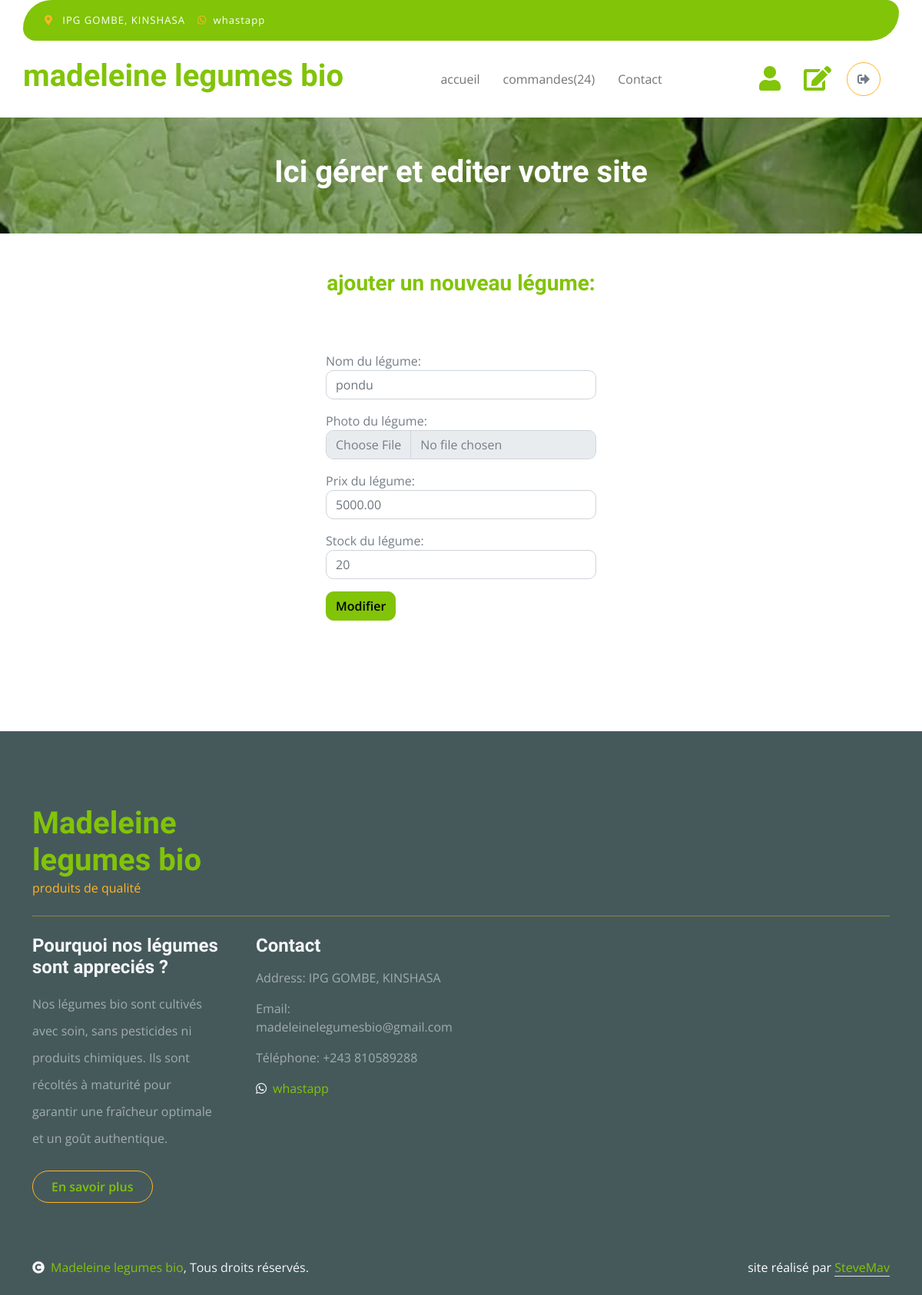
The app's page /accounts/editvegetable/2/ (signed in), older data.
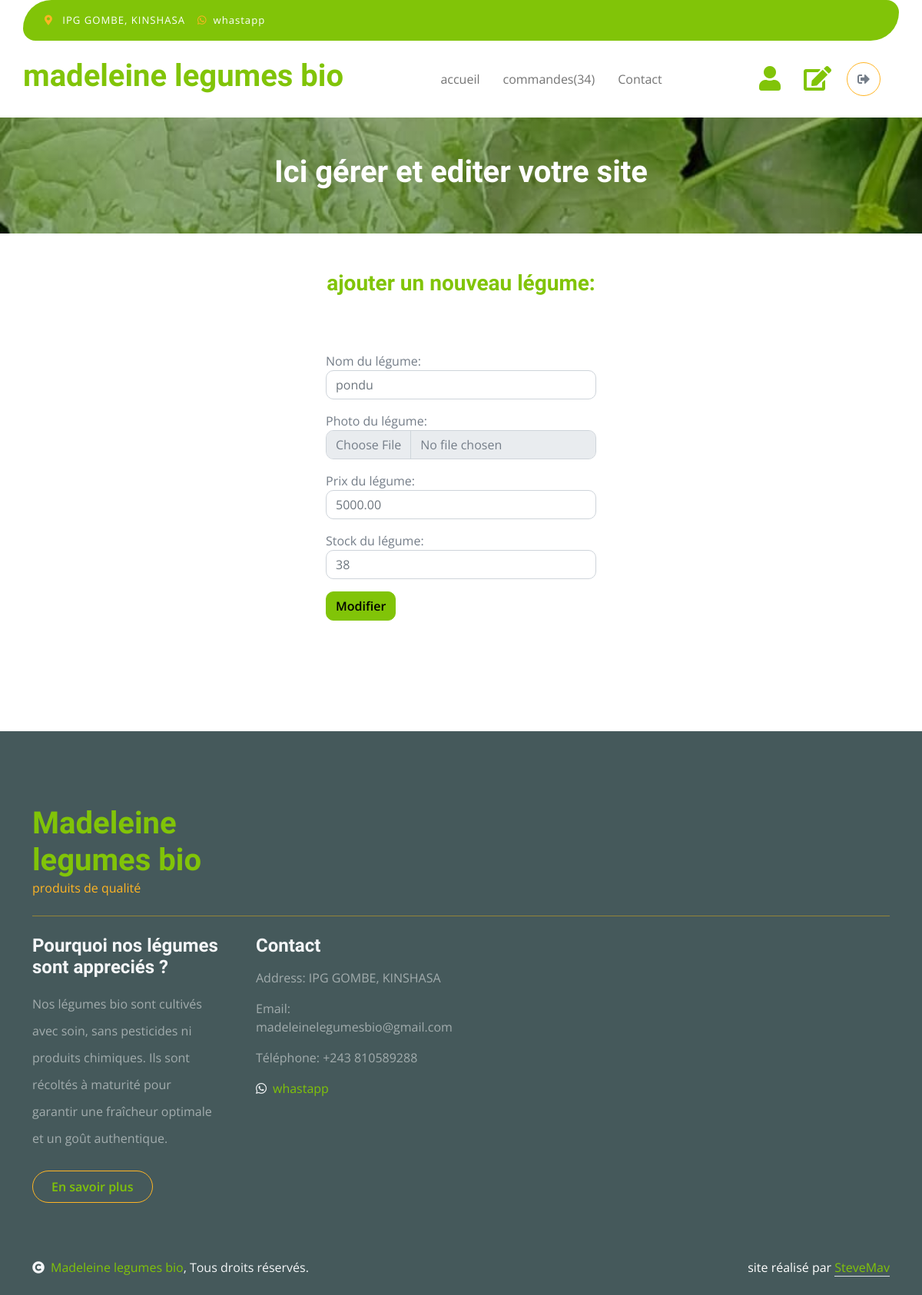
The same page, newer data.
### vegetable_shop/models.py (models this page shows, shortened)
class Vegetable(models.Model):
       name = models.CharField(max_length=100)
       description = models.TextField()
       picture = models.ImageField(upload_to='pictures', blank=True)
       price = models.DecimalField(max_digits=10, decimal_places=2)
       stock = models.IntegerField()
       date_add = models.DateTimeField(auto_now_add=True)

### accounts/views.py (the view, shortened to what this page needs)
# urls.py: path('editvegetable/<int:vegetable_id>/', views.edit_vegetable, name='edit_vegetable'),
@permission_required('vegetable_shop.change_vegetable')
def edit_vegetable(request, vegetable_id):
    vegetable = get_object_or_404(Vegetable, id=vegetable_id)
    total_commands = Command.objects.filter(statut='En cours').count()
    return render(request, 'accounts/edit_vegetable.html', {'vegetable': vegetable, 'total_commands': total_commands})

### accounts/templates/accounts/edit_vegetable.html (shortened to what the changed rows need)
{% load static %}
<!DOCTYPE html>
<html lang="en">
    <head>
        <link rel="stylesheet" href="https://use.fontawesome.com/releases/v5.15.4/css/all.css"/>
        <link href="https://cdn.jsdelivr.net/npm/bootstrap-icons@1.4.1/font/bootstrap-icons.css" rel="stylesheet">
        <link href="https://cdnjs.cloudflare.com/ajax/libs/animate.css/4.1.1/animate.min.css" rel="stylesheet">
        <link href="https://unpkg.com/aos@2.3.1/dist/aos.css" rel="stylesheet">
        <link href="{% static 'css/bootstrap.min.css' %}" rel="stylesheet">
        <link href="{% static 'css/style.css' %}" rel="stylesheet">
    </head>
    <body>
        <div class="container-fluid fixed-top">
            <div class="container px-0">
                <nav class="navbar navbar-light bg-white navbar-expand-xl">
                    <a href="/" class="navbar-brand"><h1 class="text-primary display-6 animate__animated animate__fadeInLeft">madeleine legumes bio</h1></a>
                    <div class="collapse navbar-collapse bg-white" id="navbarCollapse">
                        <div class="navbar-nav mx-auto">
                            <a href="{% url 'vegetable_shop:index' %}" class="nav-item nav-link animate__animated animate__fadeInDown">accueil</a>
                            {% if user.is_staff %}
                            <a href="{% url 'accounts:seeallcommands' %}" class="nav-item nav-link animate__animated animate__fadeInDown" style="animation-delay: 0.1s;">commandes({{total_commands}})</a>
                            {% else %}
                            <a href="{% url 'vegetable_shop:commands' %}" class="nav-item nav-link animate__animated animate__fadeInDown" style="animation-delay: 0.1s;">commandes</a>
                            {% endif %}
                            <a href="{% url 'vegetable_shop:contact' %}" class="nav-item nav-link animate__animated animate__fadeInDown" style="animation-delay: 0.2s;">Contact</a>
                        </div>
                    </div>
                </nav>
            </div>
        </div>
                <div class="container-fluid page-header py-5">
                    <h1 class="text-center text-white display-6">Ici gérer et editer votre site</h1>
                </div>
                <div class="container-fluid py-5" id="form-commands">
                    <div class="container py-5">
                        <form method="post" enctype="multipart/form-data">
                            <div class="form-group mt-3">
                                <label for="name">Nom du légume:</label>
                                <input type="text" class="form-control" id="name" name="name" placeholder="{{vegetable.name}}">
                            </div>
                            <div class="form-group mt-3">
                                <label for="price">Prix du légume:</label>
                                <input type="number" class="form-control" id="price" name="price" placeholder="{{vegetable.price}}">
                            </div>
                            <div class="form-group mt-3">
                                <label for="stock">Stock du légume:</label>
                                <input type="number" class="form-control" id="stock" name="stock" placeholder="{{vegetable.stock}}">
                            </div>
                        </form>
                    </div>
                </div>
        <div class="container-fluid bg-dark text-white-50 footer pt-5 mt-5">
            <div class="container py-5">
                <div class="pb-4 mb-4" style="border-bottom: 1px solid rgba(226, 175, 24, 0.5) ;">
                    <div class="row g-4">
                        <div class="col-lg-3">
                            <a href="#">
                                <h1 class="text-primary mb-0">Madeleine legumes bio</h1>
                            </a>
                        </div>
                    </div>
                </div>
            </div>
        </div>
</body>
</html>

Row changes from the older to the newer data that the page shows:
changed Vegetable "pondu": stock "20" → "38"
Text that changed along with them:
{{ total_commands }}: "24" → "34"
